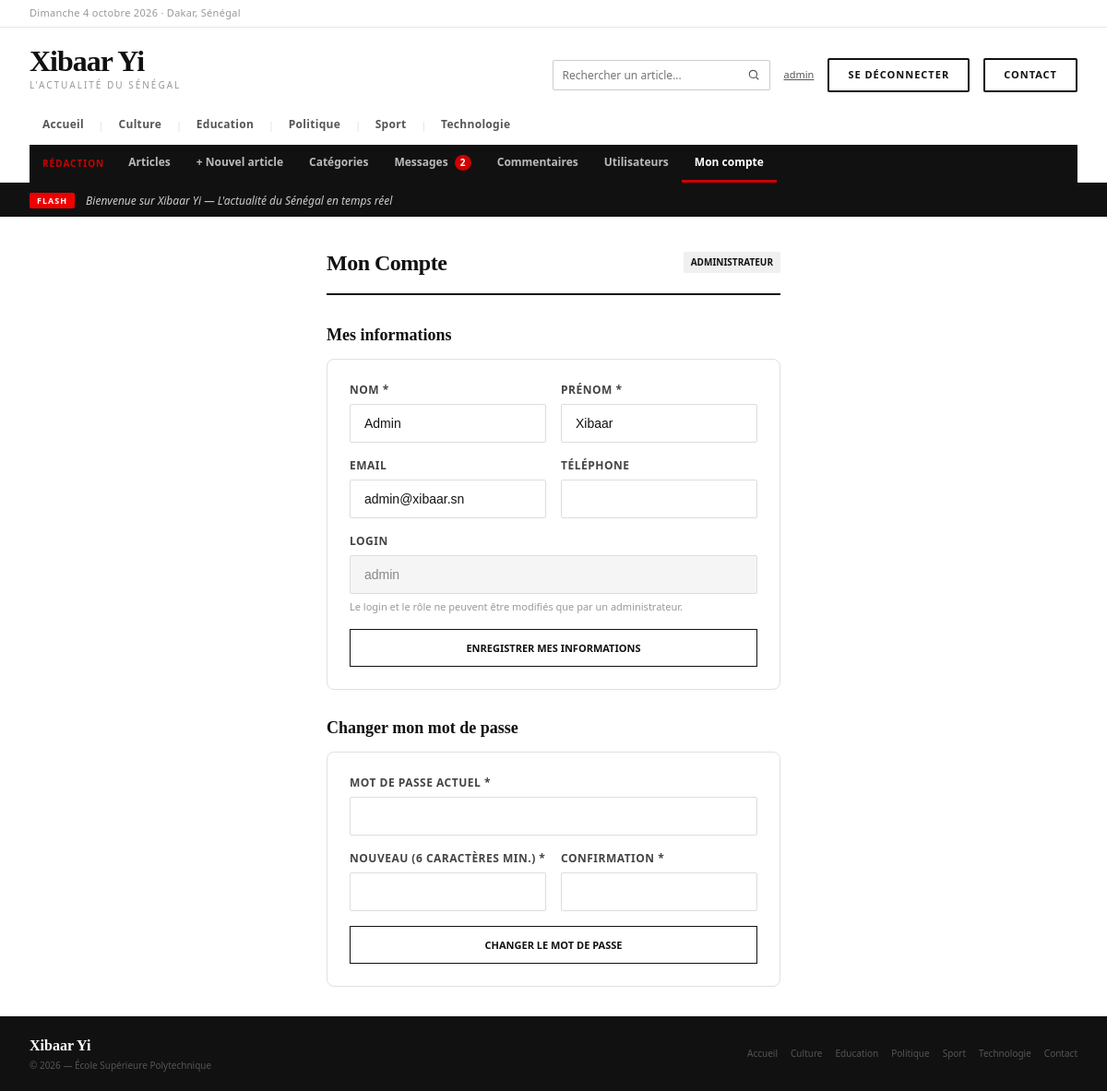
The app's page /admin/compte.php (signed in) with its own data.
### tables this page shows
CREATE TABLE IF NOT EXISTS categories (
    id  INT AUTO_INCREMENT PRIMARY KEY,
    nom VARCHAR(100) NOT NULL UNIQUE
);

CREATE TABLE IF NOT EXISTS utilisateurs (
    id           INT AUTO_INCREMENT PRIMARY KEY,
    nom          VARCHAR(100) NOT NULL,
    prenom       VARCHAR(100) NOT NULL,
    email        VARCHAR(150),
    telephone    VARCHAR(30),
    login        VARCHAR(50)  NOT NULL UNIQUE,
    mot_de_passe VARCHAR(255) NOT NULL,
    role         ENUM('editeur', 'administrateur') NOT NULL DEFAULT 'editeur'
);

### includes/config.php (called while the page is built, shortened)
<?php
function url($chemin = '')
{
    return BASE_URL . '/' . ltrim($chemin, '/');
}

### public/admin/compte.php (the view, shortened to what this page needs)
<?php
require_once __DIR__ . '/../../includes/auth.php';
$id = (int) $_SESSION['user_id'];
$stmt = $pdo->prepare("SELECT * FROM utilisateurs WHERE id = ?");
$stmt->execute([$id]);
$user = $stmt->fetch(PDO::FETCH_ASSOC);
require_once __DIR__ . '/../../includes/entete.php';
?>
<div style="max-width:600px; margin:32px auto; padding:0 24px;">
    <div class="page-header">
        <h1 class="page-title">Mon compte</h1>
        <span class="badge"><?= htmlspecialchars($user['role']) ?></span>
    </div>
    <h2 class="compte-titre">Mes informations</h2>
    <div class="compte-carte">
        <form method="POST" action="<?= url('admin/compte.php') ?>">
            <div class="form-grille">
                <div class="form-group">
                    <label class="form-label" for="nom">Nom *</label>
                    <input type="text" id="nom" name="nom" class="form-control" required
                           value="<?= htmlspecialchars($user['nom']) ?>">
                </div>
                <div class="form-group">
                    <label class="form-label" for="prenom">Prénom *</label>
                    <input type="text" id="prenom" name="prenom" class="form-control" required
                           value="<?= htmlspecialchars($user['prenom']) ?>">
                </div>
            </div>
            <div class="form-grille">
                <div class="form-group">
                    <label class="form-label" for="email">Email</label>
                    <input type="email" id="email" name="email" class="form-control"
                           value="<?= htmlspecialchars($user['email'] ?? '') ?>">
                </div>
                <div class="form-group">
                    <label class="form-label" for="telephone">Téléphone</label>
                    <input type="text" id="telephone" name="telephone" class="form-control"
                           value="<?= htmlspecialchars($user['telephone'] ?? '') ?>">
                </div>
            </div>
            <div class="form-group">
                <label class="form-label">Login</label>
                <input type="text" class="form-control" value="<?= htmlspecialchars($user['login']) ?>" disabled>
                <p class="compte-aide">Le login et le rôle ne peuvent être modifiés que par un administrateur.</p>
            </div>
            <button type="submit" class="btn btn-primary compte-bouton">Enregistrer mes informations</button>
        </form>
    </div>
    <h2 class="compte-titre">Changer mon mot de passe</h2>
    <div class="compte-carte">
        <form method="POST" action="<?= url('admin/compte.php') ?>" id="formMdp">
            <div class="form-group">
                <label class="form-label" for="ancien_mdp">Mot de passe actuel *</label>
                <input type="password" id="ancien_mdp" name="ancien_mdp" class="form-control"
                       autocomplete="current-password" required>
            </div>
            <div class="form-grille">
                <div class="form-group">
                    <label class="form-label" for="nouveau_mdp">Nouveau (6 caractères min.) *</label>
                    <input type="password" id="nouveau_mdp" name="nouveau_mdp" class="form-control"
                           autocomplete="new-password" minlength="6" required>
                </div>
                <div class="form-group">
                    <label class="form-label" for="confirmation_mdp">Confirmation *</label>
                    <input type="password" id="confirmation_mdp" name="confirmation_mdp" class="form-control"
                           autocomplete="new-password" minlength="6" required>
                </div>
            </div>
            <button type="submit" class="btn btn-primary compte-bouton">Changer le mot de passe</button>
        </form>
    </div>
</div>
<?php require_once __DIR__ . '/../../includes/pied.php'; ?>

### includes/entete.php (shortened to what this page needs)
<?php
require_once __DIR__ . '/config.php';
?>
<!DOCTYPE html>
<html lang="fr">
<head>
    <link rel="stylesheet" href="<?= url('assets/css/style.css') ?>">
</head>
<body>
<div class="site">
    <div class="topbar">
        <div class="topbar-date">
            <?php
            $jours_fr = ['Monday'=>'Lundi','Tuesday'=>'Mardi','Wednesday'=>'Mercredi','Thursday'=>'Jeudi','Friday'=>'Vendredi','Saturday'=>'Samedi','Sunday'=>'Dimanche'];
            $mois_fr = ['January'=>'janvier','February'=>'février','March'=>'mars','April'=>'avril','May'=>'mai','June'=>'juin','July'=>'juillet','August'=>'août','September'=>'septembre','October'=>'octobre','November'=>'novembre','December'=>'décembre'];
            $nom_jour = $jours_fr[date('l')] ?? date('l');
            $nom_mois = $mois_fr[date('F')]  ?? date('F');
            echo $nom_jour . ' ' . date('j') . ' ' . $nom_mois . ' ' . date('Y') . ' · Dakar, Sénégal';
            ?>
        </div>
    </div>
    <div class="header">
        <div class="header-main">
            <a href="<?= url('index.php') ?>" style="text-decoration:none;">
                <div class="logo-wordmark">Xibaar Yi</div>
                <div class="logo-tagline">L'actualité du Sénégal</div>
            </a>
            <div class="header-actions">
                <form method="GET" action="<?= url('index.php') ?>" class="recherche" role="search">
                    <input type="search" name="q" placeholder="Rechercher un article..." aria-label="Rechercher un article"
                           value="<?= htmlspecialchars($_GET['q'] ?? '', ENT_QUOTES, 'UTF-8') ?>">
                    <button type="submit" aria-label="Lancer la recherche">
                        <svg width="14" height="14" viewBox="0 0 24 24" fill="none" stroke="currentColor" stroke-width="2"><circle cx="11" cy="11" r="7"/><path d="M21 21l-4.3-4.3"/></svg>
                    </button>
                </form>
                <?php if (isset($_SESSION['user_role'])) : ?>
                    <a href="<?= url('admin/compte.php') ?>" class="lien-compte" title="Mon compte">
                        <?php echo htmlspecialchars($_SESSION['user_login'], ENT_QUOTES, 'UTF-8'); ?>
                    </a>
                    <a href="<?= url('deconnexion.php') ?>" class="btn-cnx">Se déconnecter</a>
                <?php else : ?>
                    <a href="<?= url('connexion.php') ?>" class="btn-cnx">Se connecter</a>
                <?php endif; ?>
                <a href="<?= url('contact.php') ?>" class="btn-cnx">Contact</a>
            </div>
        </div>
        <nav class="nav-cats">
            <?php $active_all = (basename($_SERVER['SCRIPT_NAME'] ?? '') === 'index.php' && empty($_GET['categorie'])) ? 'active' : ''; ?>
            <a href="<?= url('index.php') ?>" class="<?php echo $active_all; ?>">Accueil</a>
            <?php
            if (isset($pdo)) {
                $stmt_nav = $pdo->query("SELECT id, nom FROM categories ORDER BY nom ASC");
                while ($cat = $stmt_nav->fetch(PDO::FETCH_ASSOC)) {
                    $nom = $cat['nom'];
                    $is_active = (isset($_GET['categorie']) && $_GET['categorie'] === $nom) ? 'active' : '';
                    echo '<span class="sep">|</span>';
                    echo '<a href="' . url('index.php') . '?categorie=' . urlencode($nom) . '" class="' . $is_active . '">';
                    echo htmlspecialchars($nom);
                    echo '</a>';
                }
            }
            ?>
        </nav>
        <?php if (in_array($_SESSION['user_role'] ?? '', ['editeur', 'administrateur'], true)) : ?>
            <?php
            $requetes_compteurs = [
                'admin/messages/liste.php'     => "SELECT COUNT(*) FROM messages_contact WHERE lu = 0",
                'admin/commentaires/liste.php' => "SELECT COUNT(*) FROM commentaires WHERE statut = 'en_attente'",
            ];
            $compteurs_admin = [];
            foreach ($requetes_compteurs as $chemin => $sql) {
                try {
                    $compteurs_admin[$chemin] = (int) $pdo->query($sql)->fetchColumn();
                } catch (PDOException $e) {
                }
            }
            $page_admin = $_SERVER['SCRIPT_NAME'] ?? '';
            $liens_admin = [
                'admin/articles/liste.php'     => 'Articles',
                'admin/articles/ajouter.php'   => '+ Nouvel article',
                'admin/categories/liste.php'   => 'Catégories',
                'admin/messages/liste.php'     => 'Messages',
                'admin/commentaires/liste.php' => 'Commentaires',
            ];
            if ($_SESSION['user_role'] === 'administrateur') {
                $liens_admin['admin/utilisateurs/liste.php'] = 'Utilisateurs';
            }
            $liens_admin['admin/compte.php'] = 'Mon compte';
            $lien_actif = null;
            foreach ($liens_admin as $chemin => $libelle) {
                if (substr($page_admin, -strlen($chemin)) === $chemin) {
                    $lien_actif = $chemin;
                }
            }
            ?>
            <nav class="nav-admin">
                <span class="nav-admin-titre">Rédaction</span>
                <?php foreach ($liens_admin as $chemin => $libelle) : ?>
                    <a href="<?= url($chemin) ?>" class="<?= $chemin === $lien_actif ? 'active' : '' ?>">
                        <?= $libelle ?>
                        <?php if (($compteurs_admin[$chemin] ?? 0) > 0) : ?>
                            <span class="nav-admin-compteur"><?= $compteurs_admin[$chemin] ?></span>
                        <?php endif; ?>
                    </a>
                <?php endforeach; ?>
            </nav>
        <?php endif; ?>
    </div>
    <div class="ticker">
        <div class="ticker-label">FLASH</div>
        <div class="ticker-text">Bienvenue sur Xibaar Yi — L'actualité du Sénégal en temps réel</div>
    </div>

### includes/pied.php (shortened to what this page needs)
<?php
require_once __DIR__ . '/config.php';
?>
    <div class="footer">
        <div>
            <a href="<?= url('index.php') ?>" style="text-decoration: none;">
                <div class="footer-logo">Xibaar Yi</div>
            </a>
            <div class="footer-text">
                &copy; <?php echo date('Y'); ?> — École Supérieure Polytechnique
            </div>
        </div>
        <div class="footer-links">
            <a href="<?= url('index.php') ?>">Accueil</a>
            <?php
            foreach ($pdo->query("SELECT nom FROM categories ORDER BY nom ASC") as $cat_pied) : ?>
                <a href="<?= url('index.php') ?>?categorie=<?= urlencode($cat_pied['nom']) ?>">
                    <?= htmlspecialchars($cat_pied['nom'], ENT_QUOTES, 'UTF-8') ?>
                </a>
            <?php endforeach; ?>
            <a href="<?= url('contact.php') ?>">Contact</a>
        </div>
    </div>
</div>
</body>
</html>

### records on screen
categories: nom "Culture"
categories: nom "Education"
categories: nom "Politique"
categories: nom "Sport"
categories: nom "Technologie"
utilisateurs: role "ADMINISTRATEUR", nom "Admin", prenom "Xibaar", email "admin@xibaar.sn", login "admin"

### other values on screen
$_SESSION['user_login'] "admin"
$libelle "Articles"
$libelle "+ Nouvel article"
$libelle "Catégories"
$libelle "Messages"
$compteurs_admin[$chemin] "2"
$libelle "Commentaires"
$libelle "Utilisateurs"
$libelle "Mon compte"
